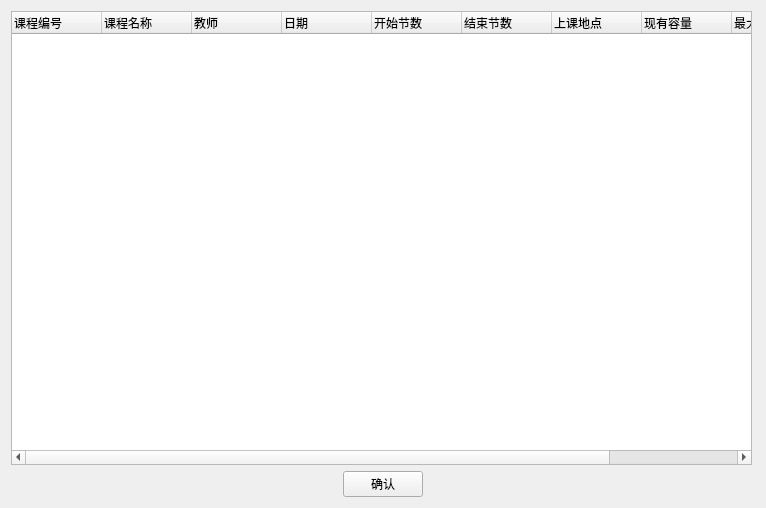
<?xml version="1.0" encoding="UTF-8"?>
<ui version="4.0">
 <class>CourseChoice</class>
 <widget class="QWidget" name="CourseChoice">
  <property name="geometry">
   <rect>
    <x>0</x>
    <y>0</y>
    <width>766</width>
    <height>508</height>
   </rect>
  </property>
  <property name="windowTitle">
   <string>CourseChoice</string>
  </property>
  <layout class="QVBoxLayout" name="verticalLayout">
   <item>
    <widget class="QTreeWidget" name="treeWidget_3">
     <property name="maximumSize">
      <size>
       <width>741</width>
       <height>16777215</height>
      </size>
     </property>
     <attribute name="headerDefaultSectionSize">
      <number>90</number>
     </attribute>
     <column>
      <property name="text">
       <string>课程编号</string>
      </property>
     </column>
     <column>
      <property name="text">
       <string>课程名称</string>
      </property>
     </column>
     <column>
      <property name="text">
       <string>教师</string>
      </property>
     </column>
     <column>
      <property name="text">
       <string>日期</string>
      </property>
     </column>
     <column>
      <property name="text">
       <string>开始节数</string>
      </property>
     </column>
     <column>
      <property name="text">
       <string>结束节数</string>
      </property>
     </column>
     <column>
      <property name="text">
       <string>上课地点</string>
      </property>
     </column>
     <column>
      <property name="text">
       <string>现有容量</string>
      </property>
     </column>
     <column>
      <property name="text">
       <string>最大容量</string>
      </property>
     </column>
     <column>
      <property name="text">
       <string>选择课程</string>
      </property>
     </column>
    </widget>
   </item>
   <item>
    <layout class="QHBoxLayout" name="horizontalLayout">
     <item>
      <spacer name="horizontalSpacer">
       <property name="orientation">
        <enum>Qt::Horizontal</enum>
       </property>
       <property name="sizeHint" stdset="0">
        <size>
         <width>308</width>
         <height>20</height>
        </size>
       </property>
      </spacer>
     </item>
     <item>
      <widget class="QPushButton" name="pushButton">
       <property name="text">
        <string>确认</string>
       </property>
      </widget>
     </item>
     <item>
      <spacer name="horizontalSpacer_2">
       <property name="orientation">
        <enum>Qt::Horizontal</enum>
       </property>
       <property name="sizeHint" stdset="0">
        <size>
         <width>328</width>
         <height>20</height>
        </size>
       </property>
      </spacer>
     </item>
    </layout>
   </item>
  </layout>
 </widget>
 <layoutdefault spacing="6" margin="11"/>
 <resources/>
 <connections/>
</ui>
